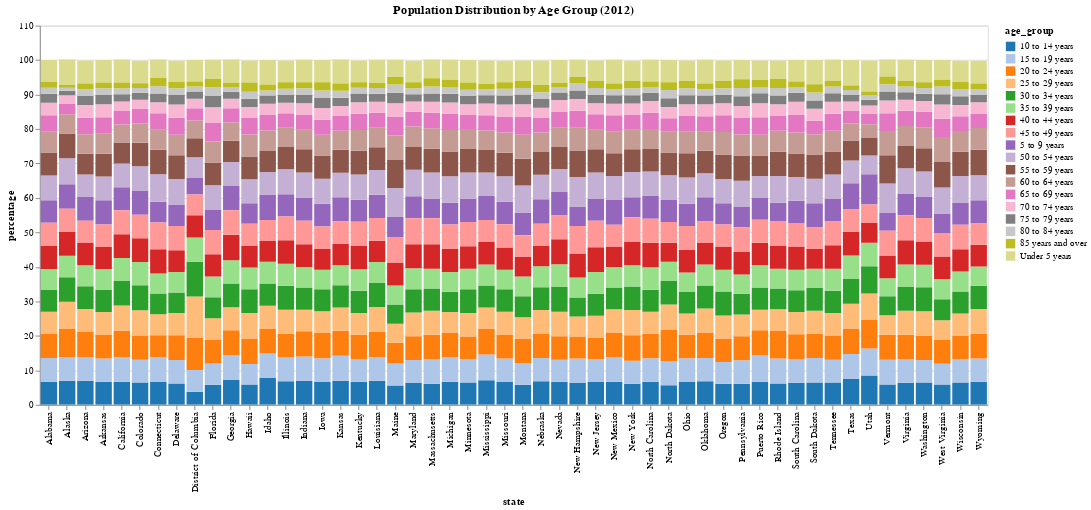

Notebook source saved alongside this figure:
### Code cell
alt_population(year=2012)

### Figure 1 — Vega-Lite specification as saved in the notebook (floating-point values rounded to 4 significant figures; data arrays with more than 128 entries replaced by an {"elided": "..."} marker saying what was removed)
{"config": {"view": {"continuousWidth": 300, "continuousHeight": 300}}, "data": {"name": "data-13efbeaaee975771c4d8a2bb41928f03"}, "mark": {"type": "bar"}, "encoding": {"color": {"field": "age_group", "scale": {"scheme": "category20"}, "type": "nominal"}, "order": {"field": "age_group", "type": "nominal"}, "x": {"field": "state", "type": "nominal"}, "y": {"field": "percentage", "type": "quantitative"}}, "height": 400, "params": [{"name": "param_1e9efca18e7a2868", "select": {"type": "interval", "encodings": ["x", "y"]}, "bind": "scales"}], "title": "Population Distribution by Age Group (2012)", "width": 1000, "$schema": "https://vega.github.io/schema/vega-lite/v6.1.0.json", "datasets": {"data-13efbeaaee975771c4d8a2bb41928f03": {"elided": "936 records"}}}
